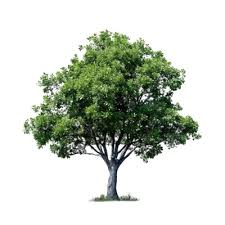
#> input picture tree.jpg, 225 x 225 px
$ jupyter execute CV_p1.ipynb
#> lines starting #> are read from the running program, lines starting #| are printed output that depends on the picture
<a href="https://colab.research.google.com/github/sanvika15/Colab/blob/main/CV_p1.ipynb" target="_parent"></a>

# **PRACTICAL NO: 1 (B)**

# Name: Sanvika Dakhale

# Batch: B1

# Roll no: 18

[cell 1]
import cv2
import matplotlib.pyplot as plt
from google.colab import files

import numpy as np

[cell 2]
#upload and load image
uploaded = files.upload()
#> the answer given: tree.jpg
image_path = list(uploaded.keys())[0]
img = cv2.cvtColor(cv2.imread(image_path),cv2.COLOR_BGR2RGB)

[cell 3]
#original image
img = cv2.imread("tree.jpg")
#> img is the input picture: shape (225, 225, 3); mean B, G, R 197.8, 207.8, 201.7
plt.imshow(img)
plt.axis('off')
plt.show()

[cell 4]
#translation
mg = cv2.cvtColor(img, cv2.COLOR_BGR2RGB)
tx, ty = 10, 20
translation_matrix = np.float32([[1, 0, tx], [0, 1, ty]])
img_translation = cv2.warpAffine(img, translation_matrix, (img.shape[1], img.shape[0]))
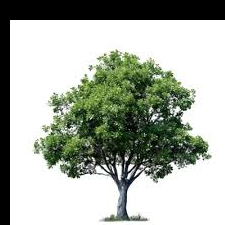
#> img_translation: shape (225, 225, 3); mean B, G, R 164.8, 174.8, 168.7
plt.imshow(img_translation)
plt.axis('off')
plt.show()

[cell 5]
#rotation by 30
center = (img.shape[1]//2, img.shape[0]//2)
#> center = (112, 112)
rotation_matrix = cv2.getRotationMatrix2D(center, 30, 1)
rotated_img = cv2.warpAffine(img, rotation_matrix, (img.shape[1], img.shape[0]))
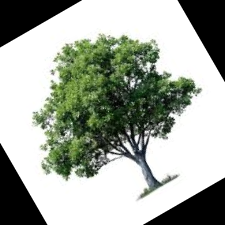
#> rotated_img: shape (225, 225, 3); mean B, G, R 158.4, 168.3, 162.2
plt.imshow(rotated_img)
plt.axis('off')
plt.show()

[cell 6]
#rotation by 90
img = cv2.imread("tree.jpg")
img = cv2.cvtColor(img, cv2.COLOR_BGR2RGB)
rows, cols = img.shape[:2]
#> rows = 225; cols = 225
rot_matrix = cv2.getRotationMatrix2D((cols / 2, rows / 2), 90, 1)
dst = cv2.warpAffine(img, rot_matrix, (cols, rows))
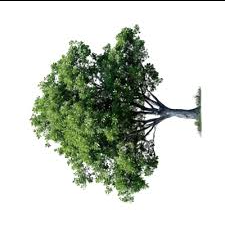
#> dst: shape (225, 225, 3); mean R, G, B 200.5, 206.6, 196.7
plt.imshow(dst)
plt.axis('off')
plt.show()

[cell 7]
#scaling
scaled_img = cv2.resize(img, None, fx=0.5, fy=0.5, interpolation=cv2.INTER_CUBIC)
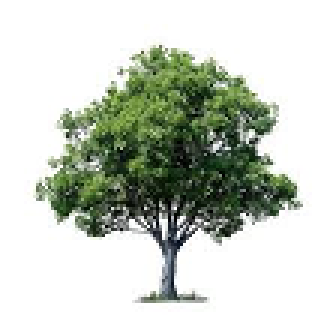
#> scaled_img: shape (112, 112, 3) (shown 3 times larger); mean R, G, B 201.1, 207.2, 197.3
plt.imshow(scaled_img)
plt.axis('off')
plt.show()

[cell 8]
#shearing
img = cv2.imread('tree.jpg')
shear_factor = 0.2
shear_matrix = np.array([[1, shear_factor, 0], [shear_factor, 1, 0]], dtype=np.float32)
img_sheared = cv2.warpAffine(img, shear_matrix, (img.shape[1], img.shape[0]))
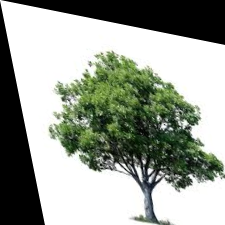
#> img_sheared: shape (225, 225, 3); mean B, G, R 149.4, 159, 153.1
plt.imshow(img_sheared)
plt.axis('off')
plt.show()

[cell 9]
#reflection
rows, cols = img.shape[:2]
reflect_matrix = np.float32([[-1, 0, cols], [0, 1, 0]])
#> reflect_matrix = [[-1, 0, 225], [0, 1, 0]]
reflected = cv2.warpAffine(img, reflect_matrix, (img.shape[1], img.shape[0]))
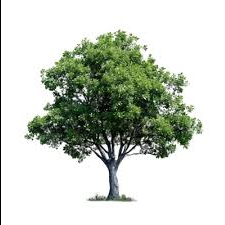
#> reflected: shape (225, 225, 3); mean B, G, R 196.7, 206.6, 200.5
plt.imshow(reflected)
plt.axis('off')
plt.show()
